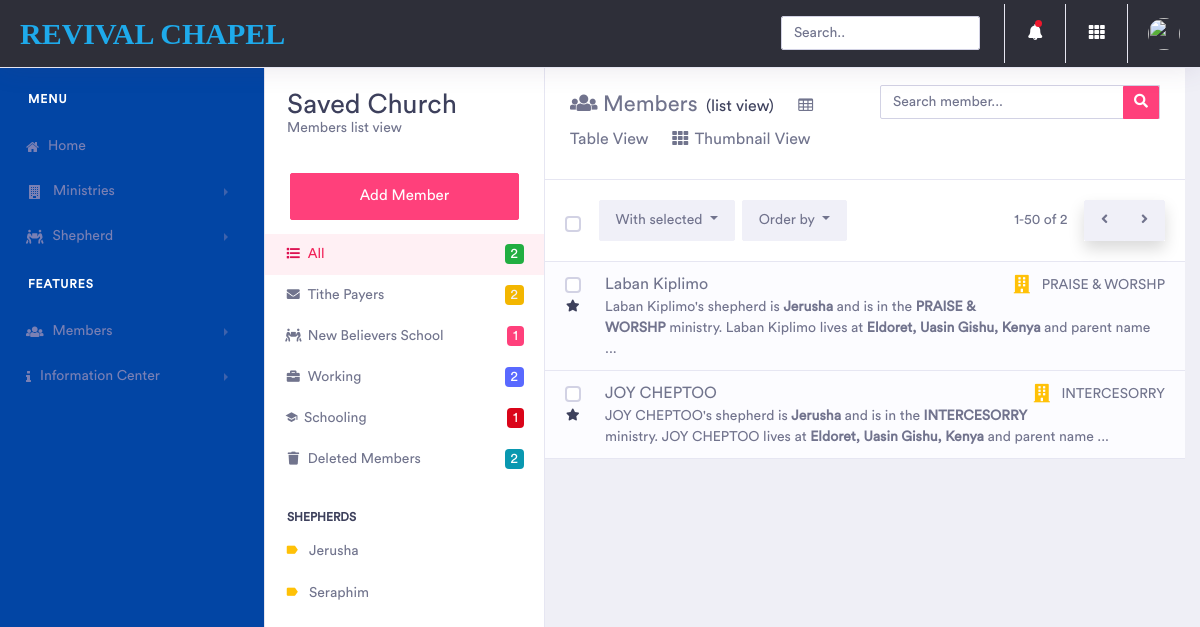
The page /members/list/ (signed in) on the database its author committed.
### Member/models.py (models this page shows, shortened)
class Shepherd(models.Model):
    name = models.CharField(max_length=255)
    age = models.PositiveIntegerField()
    def __str__(self):
        return self.name

class Member(models.Model):
    name = models.CharField(max_length=255)
    active = models.BooleanField()
    shepherd = models.ForeignKey(Shepherd, on_delete=models.CASCADE, null=True, blank=True)
    ministry = models.ForeignKey(Ministry, on_delete=models.CASCADE, null=True, blank=True)
    telephone = models.PositiveIntegerField(null=True, blank=True)
    location = models.CharField(max_length=255)
    fathers_name = models.CharField(max_length=255, null=True, blank=True)
    mothers_name = models.CharField(max_length=255, null=True, blank=True)
    guardians_name = models.CharField(max_length=255, null=True, blank=True)
    new_believer_school = models.BooleanField()
    pays_tithe = models.BooleanField()
    working = models.BooleanField()
    schooling = models.BooleanField()
    picture = models.ImageField(upload_to=upload_image_path, null=True, blank=True)
    objects = MemberManager()

class Ministry(models.Model):
    name = models.CharField(max_length=255)
    description = models.TextField()
    leader = models.CharField(max_length=255)
    def __str__(self):
        return self.name

### Member/views.py (the view)
# urls.py: path('list/', list_members, name="list_members"),
@login_required
def list_members(request):
    template = "members/list.html"
    members = Member.objects.active()
    shepherds = Shepherd.objects.all()
    ministries = Ministry.objects.all()
    profile = UserProfile.objects.get_or_create(user=request.user)
    context = {
        "profile": profile,
        "members": members, "shepherds": shepherds, "ministries": ministries, "total": len(members),
        "total_tithe": len(Member.objects.pays_tithe()),
        "total_new_believers": len(Member.objects.new_believer_school()),
        "total_schooling": len(Member.objects.schooling()),
        "total_working": len(Member.objects.working()),
        "total_delete": len(members),
        "status": "all"
    }
    return render(request, template, context)

### Member/models.py (called while the page is built)
    def active(self):
        qs = self.get_queryset().filter(active=True)
        return qs

    def new_believer_school(self):
        return self.active().filter(new_believer_school=True)

    def pays_tithe(self):
        return self.active().filter(pays_tithe=True)

    def working(self):
        return self.active().filter(working=True)

    def schooling(self):
        return self.active().filter(schooling=True)

### templates/members/list.html (shortened to what this page needs)
{% extends 'base.html' %}
{% block content %}
    <div class="dashboard-wrapper">
        <div class="container-fluid table">
                <aside class="page-aside">
                    <div class="aside-content">
                        <div class="aside-header">
                            <button class="navbar-toggle" data-target=".aside-nav" data-toggle="collapse" type="button"><span class="icon"></span></button><span class="title">Saved Church</span>
                            <p class="description">Members list view </p>
                        </div>
                        <div class="aside-compose"><a class="btn btn-lg btn-secondary btn-block" href="{% url 'add_member' %}">Add Member</a></div>
                        <div class="aside-nav collapse">
                            <ul class="nav">
                                <li class="{% if status %}active{% endif %}"><a href="{% url 'list_members' %}"><span class="icon"><i class="fas fa-fw fa-list"></i></span>All<span class="badge badge-success float-right">{{ total }}</span></a></li>
                                <li class="{% if tithe %}active{% endif %}"><a href="{% url 'get_members_by_statuses' 'tithe' %}"><span class="icon"><i class="fas fa-fw  fa-envelope"></i></span>Tithe Payers <span class="badge badge-warning float-right text-light">{{ total_tithe }}</span></a></li>
                                <li class="{% if new_believers %}active{% endif %}"><a href="{% url 'get_members_by_statuses' 'new_believers' %}"><span class="icon"><i class="fas fa-fw fa-people-carry"></i></span>New Believers School<span class="badge badge-secondary float-right">{{ total_new_believers }}</span></a></li>
                                <li class="{% if working %}active{% endif %}"><a href="{% url 'get_members_by_statuses' 'working' %}"><span class="icon"><i class="fas fa-fw fa-briefcase"></i></span>Working<span class="badge badge-primary float-right">{{ total_working }}</span></a></li>
                                <li class="{% if schooling %}active{% endif %}"><a href="{% url 'get_members_by_statuses' 'schooling' %}"><span class="icon"><i class="mdi mdi-school"></i></span>Schooling<span class="badge badge-danger float-right">{{ total_schooling }}</a></li>
                                <li class="{{ active }}"><a href="{% url 'list_deleted_members' %}"><span class="icon"><i class="fas fa-fw fa-trash"></i></span>Deleted Members <span class="badge badge-info float-right">{{ total_delete }}</span></a></li>
                            </ul><span class="title">Shepherds</span>
                            <ul class="nav nav-pills nav-stacked">
                                {% for shepherd in shepherds %}
                                <li class="{% if shepherd_name %}active{% endif %}">
                                    <a href="{% url 'get_members_by_shepherd' shepherd.name %}" id="{{ shepherd.pk }}">
                                        <i class="m-r-10 mdi mdi-label text-warning"></i>{{ shepherd.name }}
                                    </a>
                                </li>
                                {% endfor %}
                            </ul>
                        </div>
                    </div>
                </aside>
                <div class="main-content container-fluid p-0">
                    <div class="email-inbox-header">
                        <div class="row">
                            <div class="col-lg-6">
                                <div class="email-title">
                                    <span class="icon"><i class="fas fa-users"></i></span> Members <span class="new-messages">(list view)</span>
                                    <a href="{% url 'table_members' %}" class="ml-3 h6"><i class="mr-1 fa fa-fw fa-table"></i>Table View</a>
                                    <a href="{% url 'thumbnail_members' %}" class="ml-3 h6"><i class="mr-1 fas fa-fw fa-th"></i>Thumbnail View</a>
                                </div>
                            </div>
                            <div class="col-lg-6">
                                <div class="email-search">
                                    <form action="{% url 'search_members' %}" method="get">
                                        <div class="input-group input-search">
                                            <input class="form-control" type="text" placeholder="Search member..." name="q"><span class="input-group-btn">
                                            <button class="btn btn-secondary" type="submit"><i class="fas fa-search"></i></button></span>
                                        </div>
                                    </form>
                                </div>
                            </div>
                        </div>
                    </div>
                    <div class="email-filters">
                        <div class="email-filters-left">
                            <div class="btn-group">
                                <button class="btn btn-light dropdown-toggle" data-toggle="dropdown" type="button">
                                    With selected </button>
                            </div>
                            <div class="btn-group">
                                <button class="btn btn-light dropdown-toggle" data-toggle="dropdown" type="button">Order by </button>
                            </div>
                        </div>
                        <div class="email-filters-right"><span class="email-pagination-indicator">1-50 of {{ total }}</span>
                            <div class="btn-group email-pagination-nav shadow">
                                <button class="btn btn-light" type="button"><i class="fas fa-angle-left"></i></button>
                                <button class="btn btn-light" type="button"><i class="fas fa-angle-right"></i></button>
                            </div>
                        </div>
                    </div>
                    <div class="email-list">
                        {% for member in members %}
                            <div class="email-list-item">
                                <div class="email-list-actions">
                                    <label class="custom-control custom-checkbox">
                                    </label><a class="favorite active" href="#"><span><i class="fas fa-star text-dark"></i></span></a>
                                </div>
                                <div class="email-list-detail"><span class="date float-right"><span class="icon"><i class="fas fa-building text-warning"></i> </span>{{ member.ministry }}</span><span class="from">{{ member.name }}</span>
                                    <a href="{% url 'detail_member' member.pk %}">
                                        <p class="msg">
                                            {{ member.name }}'s shepherd is <b>{{ member.shepherd }}</b> and is in the <b>{{ member.ministry }}</b> ministry. {{ member.name }}
                                        lives at <b>{{ member.location }}</b> and parent name ...
                                        </p>
                                    </a>
                                </div>
                            </div>
                        {% endfor %}
                    </div>
                </div>
            </div>
{% endblock content %}

### rows shown on the page
Shepherd: name "Jerusha"
Shepherd: name "Seraphim"
Member: ministry "PRAISE & WORSHP", name "Laban Kiplimo", shepherd "Jerusha", location "Eldoret, Uasin Gishu, Kenya"
Member: ministry "INTERCESORRY", name "JOY CHEPTOO", shepherd "Jerusha", location "Eldoret, Uasin Gishu, Kenya"

### other values the page prints
{{ total }} "2"
{{ total_tithe }} "2"
{{ total_new_believers }} "1"
{{ total_working }} "2"
{{ total_schooling }} "1"
{{ total_delete }} "2"
